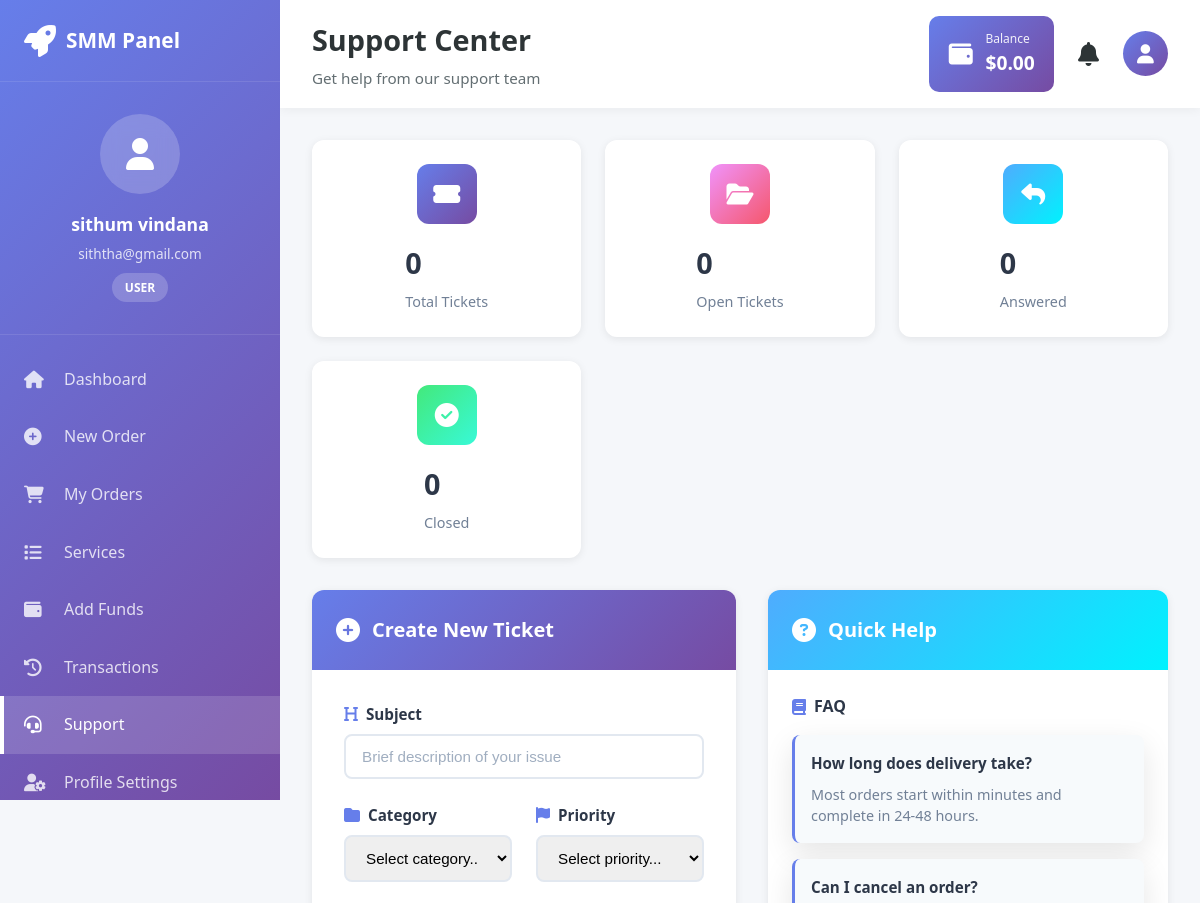
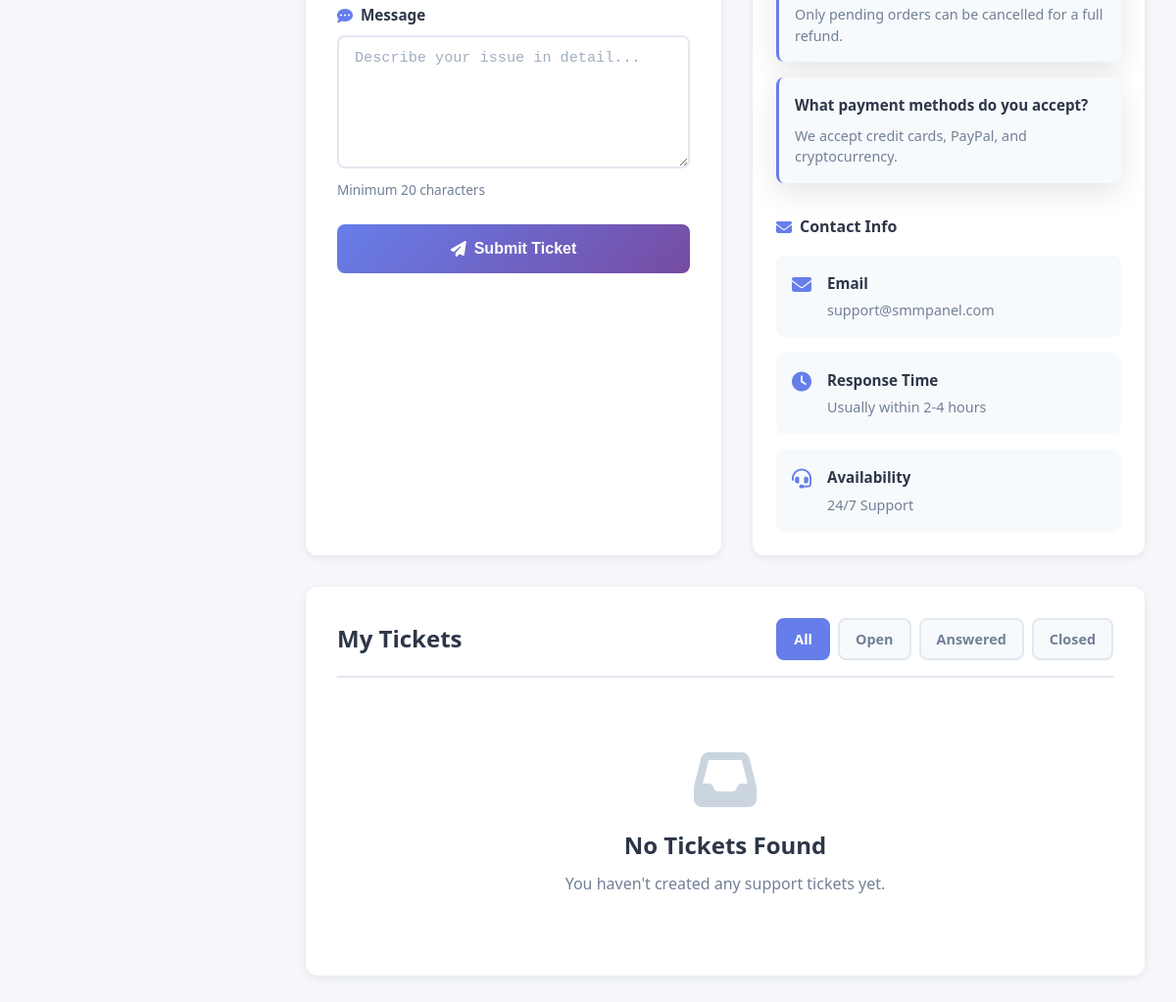
/support.php (signed in), run on the app's committed database (2 pictures, top to bottom).
### tables this page shows
CREATE TABLE `users` (
  `id` int(11) NOT NULL,
  `full_name` varchar(100) NOT NULL,
  `email` varchar(100) NOT NULL,
  `username` varchar(50) NOT NULL,
  `password` varchar(255) NOT NULL,
  `user_role` enum('admin','user','reseller') DEFAULT 'user',
  `balance` decimal(10,2) DEFAULT 0.00,
  `status` enum('active','suspended','inactive') DEFAULT 'active',
  `api_key` varchar(64) DEFAULT NULL,
  `profile_image` varchar(255) DEFAULT NULL,
  `phone` varchar(20) DEFAULT NULL,
  `verification_token` varchar(64) DEFAULT NULL,
  `ip_address` varchar(45) DEFAULT NULL,
  `country` varchar(50) DEFAULT NULL,
  `created_at` timestamp NOT NULL DEFAULT current_timestamp(),
  `last_login` timestamp NULL DEFAULT NULL,
  `updated_at` timestamp NOT NULL DEFAULT current_timestamp() ON UPDATE current_timestamp()
);

### support.php (the view, shortened to what the rows shown need)
<?php
require_once 'config.php';
$user_id = $_SESSION['user_id'];
$user_query = mysqli_query($conn, "SELECT * FROM users WHERE id = $user_id");
$user = mysqli_fetch_assoc($user_query);
$viewing_ticket = null;
?>
<!DOCTYPE html>
<html lang="en">
<head>
    <link rel="stylesheet" href="assets/css/styles.css">
    <link rel="stylesheet" href="assets/css/dashboard.css">
    <link rel="stylesheet" href="assets/css/support.css">
    <link rel="stylesheet" href="https://cdnjs.cloudflare.com/ajax/libs/font-awesome/6.4.0/css/all.min.css">
</head>
<body class="dashboard-body">
    <aside class="sidebar" id="sidebar">
        <div class="sidebar-user">
            <div class="user-info">
                <h4><?php echo htmlspecialchars($user['full_name']); ?></h4>
                <p><?php echo htmlspecialchars($user['email']); ?></p>
                <span class="user-badge"><?php echo ucfirst($user['user_role']); ?></span>
            </div>
        </div>
    </aside>
    <div class="main-content">
        <header class="top-header">
            <div class="header-title">
                <h1>Support Center</h1>
            </div>
            <div class="header-actions">
                <div class="balance-display">
                    <div>
                        <small>Balance</small>
                        <strong>$<?php echo number_format($user['balance'], 2); ?></strong>
                    </div>
                </div>
            </div>
        </header>
        <div class="dashboard-content">
            <?php if ($viewing_ticket): ?>
                <div class="ticket-view-container">
                    <div class="ticket-header">
                        <a href="support.php" class="back-button">
                            <i class="fas fa-arrow-left"></i> Back to Tickets
                        </a>
                        <div class="ticket-info">
                            <h2><?php echo htmlspecialchars($viewing_ticket['subject']); ?></h2>
                            <div class="ticket-meta">
                                <span class="ticket-number">
                                    <i class="fas fa-ticket-alt"></i>
                                    <?php echo htmlspecialchars($viewing_ticket['ticket_number']); ?>
                                </span>
                                <span class="ticket-category">
                                    <i class="fas fa-folder"></i>
                                    <?php echo ucfirst($viewing_ticket['category']); ?>
                                </span>
                                <span class="ticket-priority priority-<?php echo $viewing_ticket['priority']; ?>">
                                    <i class="fas fa-flag"></i>
                                    <?php echo ucfirst($viewing_ticket['priority']); ?>
                                </span>
                                <?php
                                $status_classes = [
                                    'open' => 'warning',
                                    'answered' => 'info',
                                    'closed' => 'secondary'
                                ];
                                $s_class = $status_classes[$viewing_ticket['status']] ?? 'secondary';
                                ?>
                                <span class="ticket-status status-<?php echo $s_class; ?>">
                                    <i class="fas fa-circle"></i>
                                    <?php echo ucfirst($viewing_ticket['status']); ?>
                                </span>
                            </div>
                        </div>
                    </div>
                    <div class="ticket-messages">
                        <?php while ($msg = mysqli_fetch_assoc($messages_query)): ?>
                            <div class="message-item <?php echo $msg['is_admin'] ? 'admin-message' : 'user-message'; ?>">
                                <div class="message-avatar">
                                    <?php if ($msg['is_admin']): ?>
                                        <i class="fas fa-user-shield"></i>
                                    <?php else: ?>
                                        <i class="fas fa-user"></i>
                                    <?php endif; ?>
                                </div>
                                <div class="message-content">
                                    <div class="message-header">
                                        <strong><?php echo htmlspecialchars($msg['full_name']); ?></strong>
                                        <?php if ($msg['is_admin']): ?>
                                            <span class="admin-badge">Support Team</span>
                                        <?php endif; ?>
                                        <span class="message-time">
                                            <?php echo date('M d, Y h:i A', strtotime($msg['created_at'])); ?>
                                        </span>
                                    </div>
                                    <div class="message-body">
                                        <?php echo nl2br(htmlspecialchars($msg['message'])); ?>
                                    </div>
                                </div>
                            </div>
                        <?php endwhile; ?>
                    </div>
                    <?php if ($viewing_ticket['status'] !== 'closed'): ?>
                        <div class="ticket-reply-form">
                            <h3><i class="fas fa-reply"></i> Reply to Ticket</h3>
                            <form method="POST" action="">
                                <input type="hidden" name="ticket_id" value="<?php echo $viewing_ticket['id']; ?>">
                                <div class="form-group">
                                    <textarea name="reply_message"
                                              class="form-control"
                                              rows="5"
                                              placeholder="Type your reply here..."
                                              required></textarea>
                                </div>
                                <button type="submit" name="reply_ticket" class="btn-submit">
                                    <i class="fas fa-paper-plane"></i> Send Reply
                                </button>
                            </form>
                        </div>
                    <?php else: ?>
                        <div class="ticket-closed-notice">
                            <i class="fas fa-lock"></i>
                            <p>This ticket is closed. Please create a new ticket if you need further assistance.</p>
                        </div>
                    <?php endif; ?>
                </div>
            <?php else: ?>
                <div class="support-container">
                    <div class="create-ticket-card">
                        <div class="card-header">
                            <h2>Create New Ticket</h2>
                        </div>
                    </div>
                </div>
                <div class="my-tickets-section">
                    <div class="section-header">
                        <h2>My Tickets</h2>
                    </div>
                </div>
            <?php endif; ?>
        </div>
    </div>
</body>
</html>

### data on the page
users: full_name "sithum vindana", email "siththa@gmail.com", user_role "USER", balance "0.00"

### other printed values
$stats['total'] "0"
$stats['open'] "0"
$stats['answered'] "0"
$stats['closed'] "0"
